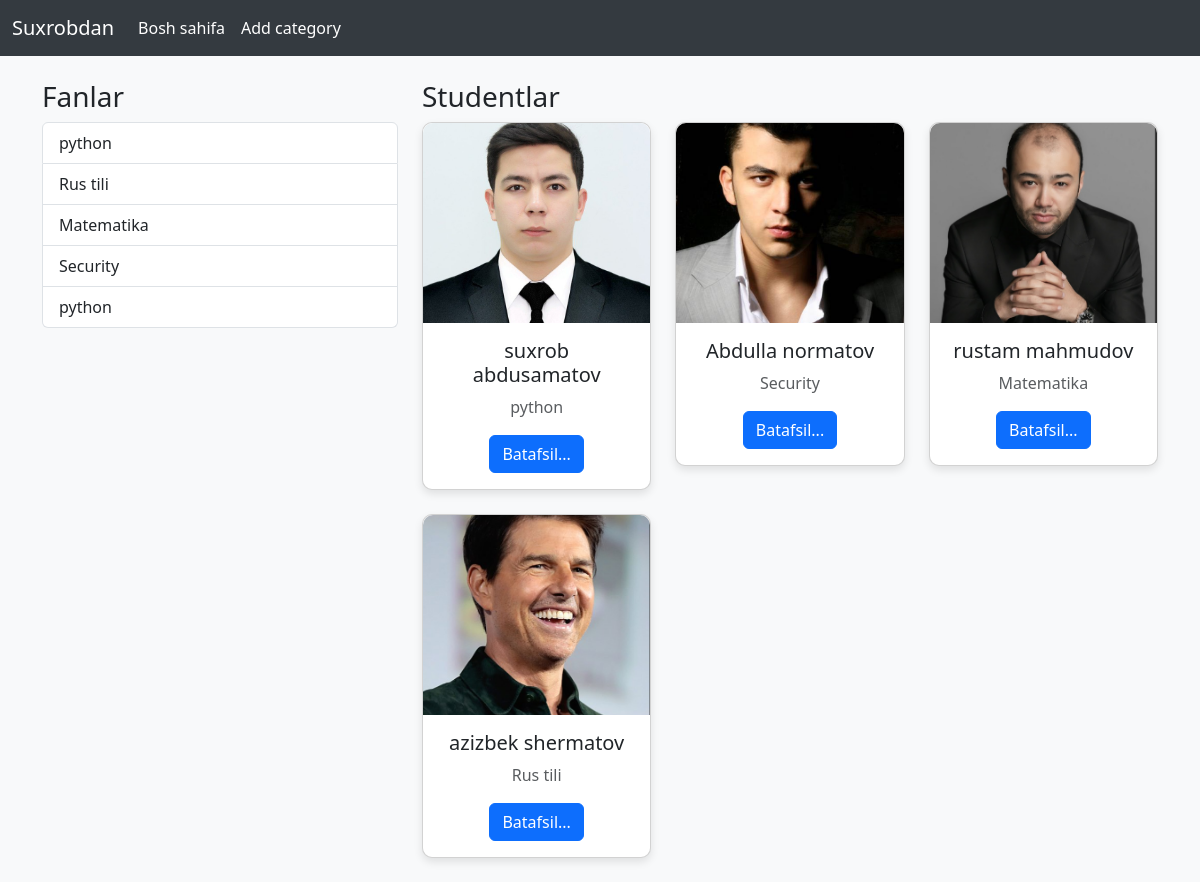
The page / on the database its author committed.
### configapp/models.py (models this page shows, shortened)
class Fanlar(models.Model):
    title = models.CharField(max_length=50)
    created_ed = models.DateTimeField(auto_now_add=True)
    updated_ed = models.DateTimeField(auto_now=True)

class Student(models.Model):
    name = models.CharField(max_length=50)
    surname = models.CharField(max_length=50)
    lastname = models.CharField(max_length=50)
    phone = models.CharField(max_length=15)
    address = models.CharField(max_length=255)
    email = models.EmailField(unique=True)
    yili= models.DateField()
    fanlar = models.ForeignKey(Fanlar, on_delete=models.CASCADE)
    created_ed = models.DateTimeField(auto_now_add=True)
    updated_ed = models.DateTimeField(auto_now=True)
    photo = models.ImageField(upload_to='photos/%Y/%m/%d/', blank=True, null=True)
    class Meta:
        verbose_name = "Student"
        verbose_name_plural = "Students"
        ordering = ['-created_ed']

### configapp/views.py (the view)
# urls.py: path('', index, name='index'),
def index(request):
    student = Student.objects.all()
    fanlar = Fanlar.objects.all()
    context = {
        'student': student,
        'fanlar': fanlar,
        'title': 'Students',
    }
    return render(request, "index.html", context)

### configapp/templates/index.html (shortened to what this page needs)
<!DOCTYPE html>
<html lang="en">
<head>
    <link href="https://cdn.jsdelivr.net/npm/bootstrap@5.3.0/dist/css/bootstrap.min.css" rel="stylesheet">
</head>
<body>
    {% include "navbar.html" %}
    <div class="container mt-4">
        <div class="row">
            <div class="col-md-4">
                <h3>Fanlar</h3>
                <ul class="list-group">
                    {% for fan in fanlar %}
                        <li class="list-group-item">
                            <a href="{% url 'fanlar_detail' fan.id %}" class="text-decoration-none text-dark">{{ fan.title }}</a>
                        </li>
                    {% empty %}
                        <li class="list-group-item text-muted">Hozircha fanlar mavjud emas</li>
                    {% endfor %}
                </ul>
            </div>
            <div class="col-md-8">
                <h3>Studentlar</h3>
                <div class="row">
                    {% for student in student %}
                        <div class="col-md-4 mb-4">
                            <div class="card">
                                {% if student.photo %}
                                    <img src="{{ student.photo.url }}" alt="{{ student.name }}" class="card-img-top">
                                {% else %}
                                    <img src="https://via.placeholder.com/150" alt="No image available" class="card-img-top">
                                {% endif %}
                                <div class="card-body text-center">
                                    <h5 class="card-title">{{ student.name }} {{ student.surname }}</h5>
                                    <p class="text-muted">{{ student.fanlar.title }}</p>
                                    <a href="{% url 'student_detail' student.id %}" class="btn btn-primary">Batafsil...</a>
                                </div>
                            </div>
                        </div>
                    {% empty %}
                        <p class="text-muted">Hozircha studentlar mavjud emas</p>
                    {% endfor %}
                </div>
            </div>
        </div>
    </div>
</body>
</html>

### configapp/templates/navbar.html (shortened to what this page needs)
<!DOCTYPE html>
<html lang="en">
<head>
</head>
<body>
<nav class="navbar navbar-expand-lg navbar-light bg-light">
    <div class="container-fluid">
        <a class="navbar-brand" href="{% url 'index' %}">Suxrobdan</a>
        <div class="collapse navbar-collapse" id="navbarNav">
            <ul class="navbar-nav">
                <li class="nav-item">
                    <a class="nav-link" href="{% url 'index' %}">Bosh sahifa</a>
                </li>
                 <li class="nav-item">
                        <a class="nav-link" href="{% url 'add' %}">Add category</a>
                    </li>
            </ul>
        </div>
    </div>
</nav>
</body>
</html>

### configapp/templates/index.html (style rules this page uses)
body { background-color: #f8f9fa; }
.card { border-radius: 10px; box-shadow: 0px 4px 8px rgba(0,0,0,0.1); }
.card img { border-top-left-radius: 10px; border-top-right-radius: 10px; height: 200px; object-fit: cover; }
.navbar { background-color: #343a40 !important; }
.navbar-brand, .nav-link { color: #fff !important; }

### rows shown on the page
Fanlar: title "python"
Fanlar: title "Rus tili"
Fanlar: title "Matematika"
Fanlar: title "Security"
Fanlar: title "python"
Student: photo (picture), name "suxrob", surname "abdusamatov", fanlar "python"
Student: photo (picture), name "Abdulla", surname "normatov", fanlar "Security"
Student: photo (picture), name "rustam", surname "mahmudov", fanlar "Matematika"
Student: photo (picture), name "azizbek", surname "shermatov", fanlar "Rus tili"
